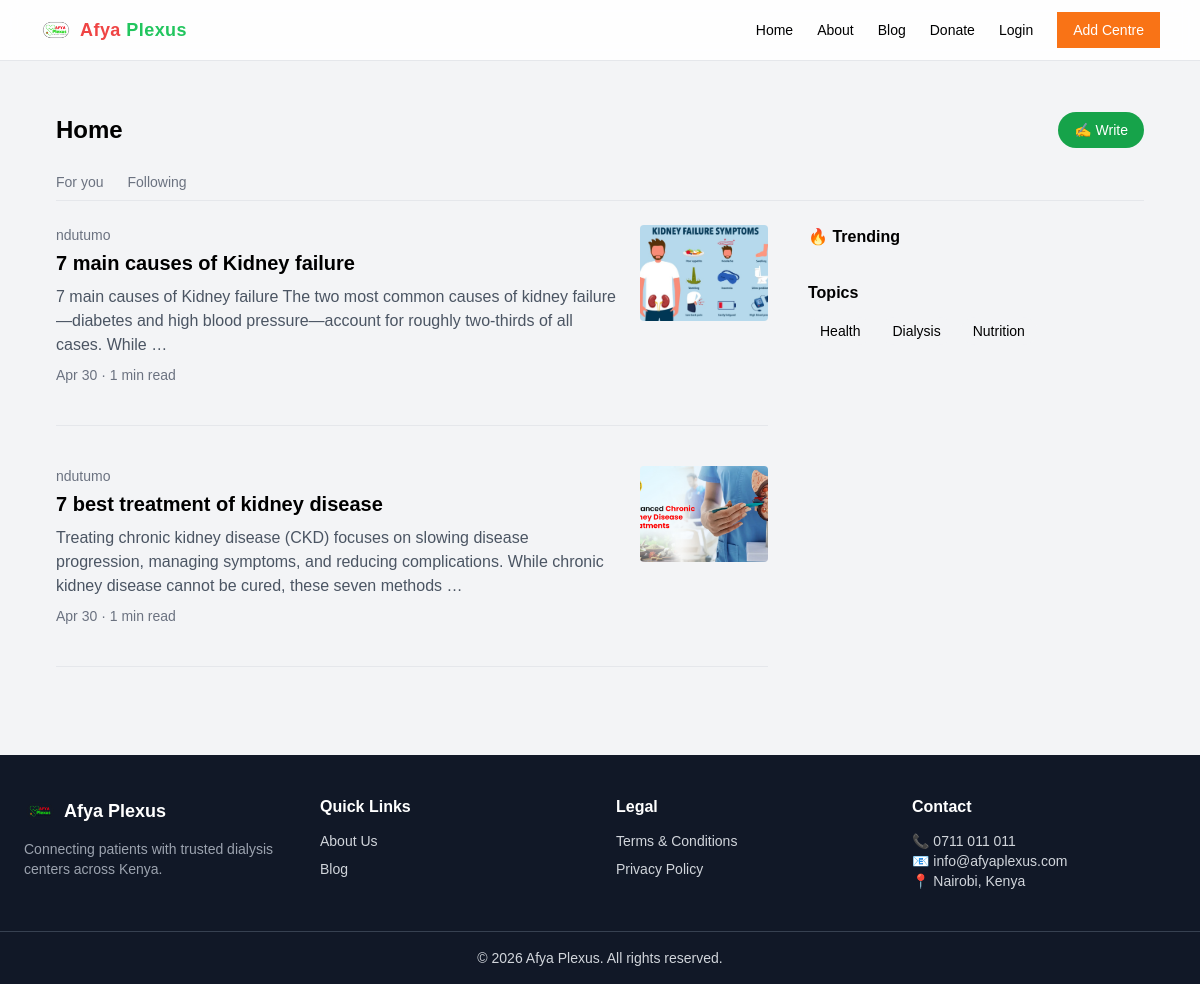
Page /page/blog_list/ on the earlier database version.
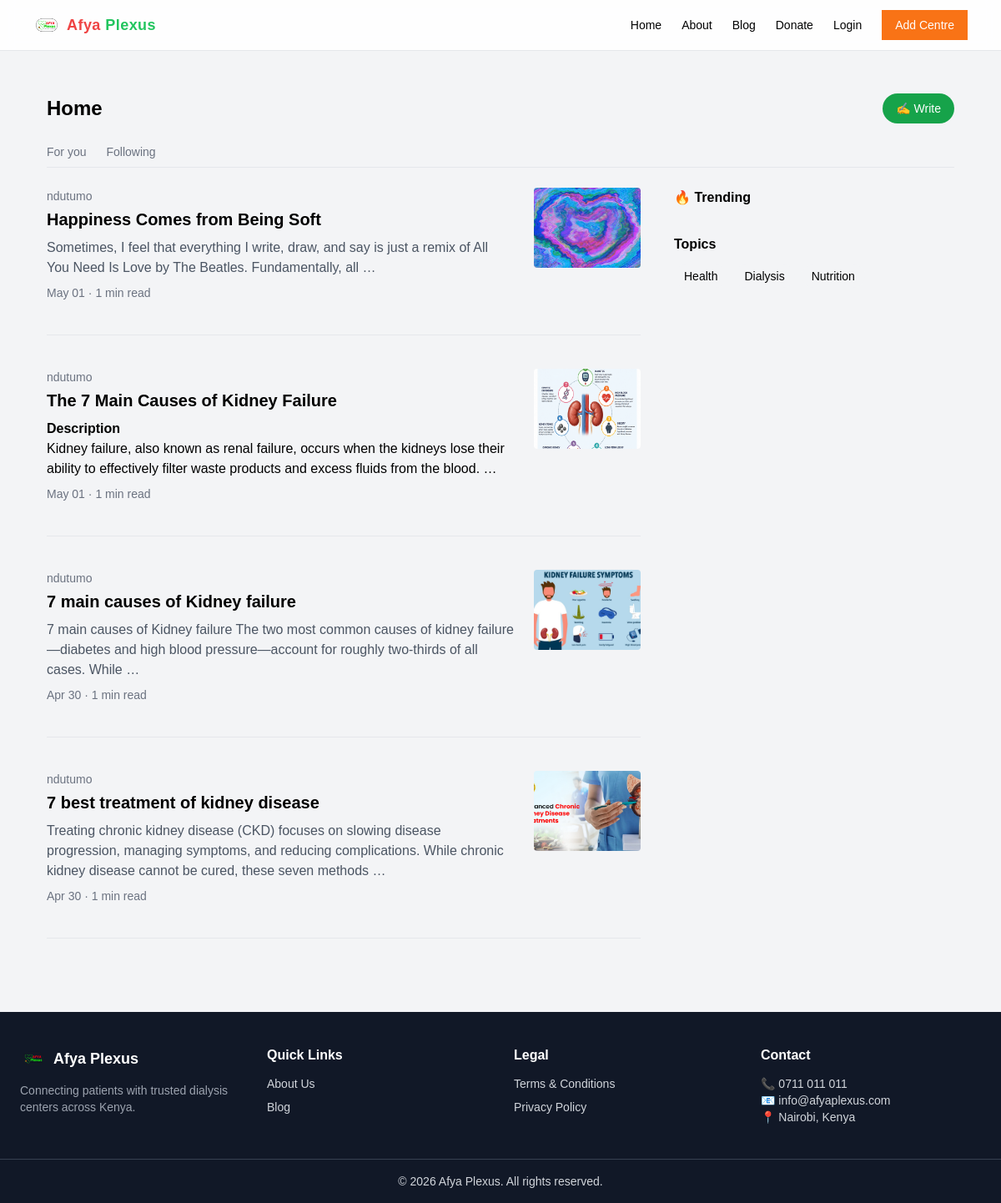
Same page on the later database version.
### page/models.py (models this page shows, shortened)
class Page(models.Model):
	id = models.UUIDField(primary_key=True, default=uuid.uuid1, editable=False)
	title = models.CharField(max_length=200)
	page_type = models.CharField(max_length=20,default='Normal')
	status = models.CharField(max_length=20,default='active')
	content = models.TextField()
	date = models.DateField(default=timezone.now)
	user = models.ForeignKey(User, related_name='page', on_delete=models.SET_NULL,null=True,blank=True)
	rating = models.CharField(max_length=20,default=1)
	image = models.FileField(upload_to='blogs/', null=True, blank=True)
	clap_count = models.PositiveIntegerField(default=0)
	bookmarks = models.ManyToManyField(User, related_name='bookmarked_pages', blank=True)
	category = models.CharField(max_length=150,default='Kidney Care')
	featured = models.BooleanField(default=False)
	def reading_time(self):
		words = len(self.content.split())
		return max(1, words // 200)

### page/views.py (the view)
# urls.py: path('blog_list/', views.blog_list, name='blog_list'),
def blog_list(request):
    posts = Page.objects.filter(page_type='Blog', status='active').order_by('-date')
    paginator = Paginator(posts, 5)
    page = request.GET.get('page')
    posts = paginator.get_page(page)
    return render(request, 'page/blog_list.html', {'posts': posts})

### page/templates/page/blog_list.html (shortened to what this page needs)
{% extends 'base.html' %}
{% load static %}
{% block content %}
<div class="max-w-6xl mx-auto px-4 py-8">
  <div class="flex justify-between items-center mb-6">
    <h1 class="text-2xl font-bold"><a href="{% url 'home_page' %}"> Home</a></h1>
    <a href="{% url 'create_post' %}"
       class="bg-green-600 text-white px-4 py-2 rounded-full text-sm hover:bg-green-700">
       ✍️ Write
    </a>
  </div>
  <div class="flex gap-6 border-b mb-6 text-sm">
    <a href="?tab=foryou"
       class="pb-2 {% if tab == 'foryou' %}border-b-2 border-black font-semibold{% else %}text-gray-500{% endif %}">
       For you
    </a>
    <a href="?tab=following"
       class="pb-2 {% if tab == 'following' %}border-b-2 border-black font-semibold{% else %}text-gray-500{% endif %}">
       Following
    </a>
  </div>
  <div class="grid lg:grid-cols-3 gap-10">
    <div class="lg:col-span-2 space-y-10">
      {% for post in posts %}
      <div class="flex gap-6">
        <div class="flex-1">
          <p class="text-sm text-gray-500 mb-1">
            {{ post.user }}
          </p>
          <a href="{% url 'blog_detail' pk=post.pk %}">
            <h2 class="text-xl font-bold hover:text-blue-700">
              {{ post.title }}
            </h2>
          </a>
          <p class="text-gray-600 mt-2 line-clamp-3">
            {{ post.content|safe|truncatewords:25 }}
          </p>
          <div class="text-sm text-gray-500 mt-2">
            {{ post.date|date:"M d" }} · {{ post.reading_time }} min read
          </div>
        </div>
        {% if post.image %}
        <img src="{{ post.image.url }}"
             class="w-32 h-24 object-cover rounded">
        {% endif %}
      </div>
      <hr>
      {% endfor %}
    </div>
    <aside class="hidden lg:block">
      <div class="sticky top-24 space-y-8">
        <div>
          <h3 class="font-semibold mb-4">🔥 Trending</h3>
        </div>
        <div>
          <h3 class="font-semibold mb-3">Topics</h3>
          <div class="flex flex-wrap gap-2 text-sm">
            <span class="bg-gray-100 px-3 py-1 rounded-full">Health</span>
            <span class="bg-gray-100 px-3 py-1 rounded-full">Dialysis</span>
            <span class="bg-gray-100 px-3 py-1 rounded-full">Nutrition</span>
          </div>
        </div>
      </div>
    </aside>
  </div>
</div>
{% endblock %}

### templates/base.html (shortened to what this page needs)
{% load static %}
<!DOCTYPE html>
<html lang="en">
<head>
  <script src="https://cdn.tailwindcss.com"></script>
  <link rel="stylesheet" href="{% static 'styles.css' %}">
</head>
<body class="bg-gray-100 flex flex-col min-h-screen">
<header class="fixed top-0 left-0 w-full bg-white/90 backdrop-blur border-b z-50">
  <div class="flex items-center justify-between px-4 lg:px-10 py-3">
    <div class="flex items-center gap-3">
      <a href="{% url 'home_page' %}" class="flex items-center gap-2">
        <img src="{% static 'afyaplexus.png' %}" class="h-8 w-8 object-contain">
        <span class="font-bold text-lg tracking-wide">
          <span class="text-red-500">Afya</span>
          <span class="text-green-500">Plexus</span>
        </span>
      </a>
    </div>
    <nav class="hidden lg:flex items-center gap-6 text-sm font-medium">
      <a href="{% url 'home_page' %}" class="hover:text-orange-500">Home</a>
      <a href="{% url 'about_us' %}" class="hover:text-orange-500">About</a>
      <a href="{% url 'blog_list' %}" class="hover:text-orange-500">Blog</a>
      <a href="#" class="hover:text-orange-500">Donate</a>
      <a href="#" class="hidden lg:block hover:text-orange-500">Login</a>
      <a href="{% url 'add_centre' %}"
         class="bg-orange-500 text-white px-4 py-2 text-sm hover:bg-orange-600">
        Add Centre
      </a>
    </nav>
  </div>
</header>
<main class="flex-grow pt-20 lg:pt-16">
  <div class="lg:px-10 lg:py-4">
    {% block content %}{% endblock %}
  </div>
</main>
<footer class="bg-gray-900 text-gray-300 mt-10">
  <div class="max-w-7xl mx-auto px-6 py-10 grid grid-cols-1 md:grid-cols-4 gap-8">
    <div>
      <div class="flex items-center gap-2 mb-3">
        <img src="{% static 'afyaplexus.png' %}" class="h-8 w-8">
        <h2 class="text-white font-bold text-lg">Afya Plexus</h2>
      </div>
      <p class="text-sm text-gray-400">
        Connecting patients with trusted dialysis centers across Kenya.
      </p>
    </div>
    <div>
      <h3 class="text-white font-semibold mb-3">Quick Links</h3>
      <ul class="space-y-2 text-sm">
        <li><a href="{% url 'about_us' %}" class="hover:text-blue-500">About Us</a></li>
        <li><a href="{% url 'blog_list' %}" class="hover:text-blue-500">Blog</a></li>
      </ul>
    </div>
    <div>
      <h3 class="text-white font-semibold mb-3">Legal</h3>
      <ul class="space-y-2 text-sm">
        <li>
          <a href="{% url 'terms' %}" class="hover:text-blue-500">
            Terms & Conditions
          </a>
        </li>
        <li>
          <a href="{% url 'privacy' %}" class="hover:text-blue-500">
            Privacy Policy
          </a>
        </li>
      </ul>
    </div>
    <div>
      <h3 class="text-white font-semibold mb-3">Contact</h3>
      <p class="text-sm">📞 0711 011 011</p>
      <p class="text-sm">📧 info@afyaplexus.com</p>
      <p class="text-sm">📍 Nairobi, Kenya</p>
    </div>
  </div>
  <div class="border-t border-gray-700 text-center text-sm py-4">
    © <span id="year"></span> Afya Plexus. All rights reserved.
  </div>
</footer>
</body>
</html>

### static/styles.css (style rules this page uses)
body { font-family: Arial, sans-serif; }

Differences in the rows shown:
added Page: user "ndutumo", title "Happiness Comes from Being Soft", content "Sometimes, I feel that everything I write, draw, and say is just a remix of All You Need Is Love by The Beatles. Fundamentally, all …", date "May 01", reading_time "1", image (picture)
added Page: user "ndutumo", title "The 7 Main Causes of Kidney Failure", content "Description Kidney failure, also known as renal failure, occurs when the kidneys lose their ability to effectively filter waste products and excess fluids from the blood. …", date "May 01", reading_time "1", image (picture)
